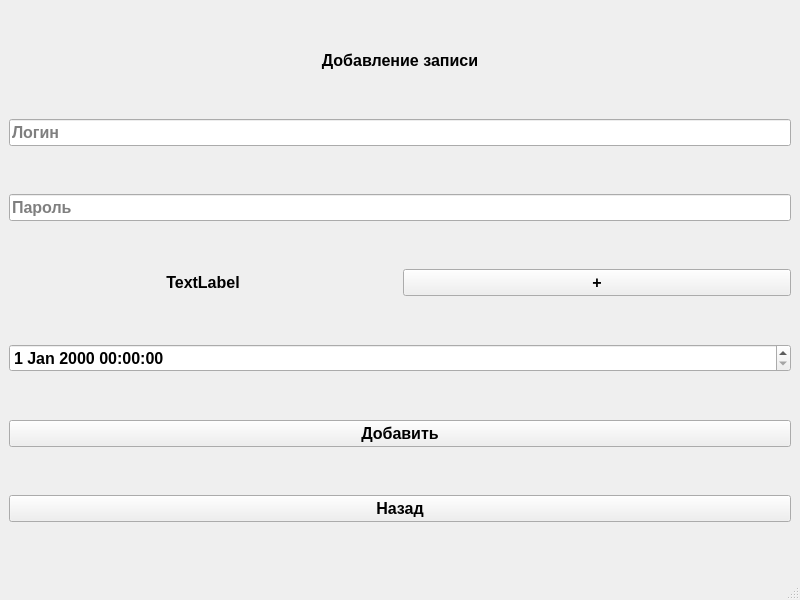
<?xml version="1.0" encoding="UTF-8"?>
<ui version="4.0">
 <class>MainWindow</class>
 <widget class="QMainWindow" name="MainWindow">
  <property name="geometry">
   <rect>
    <x>0</x>
    <y>0</y>
    <width>800</width>
    <height>600</height>
   </rect>
  </property>
  <property name="windowTitle">
   <string>MainWindow</string>
  </property>
  <widget class="QWidget" name="centralwidget">
   <property name="font">
    <font>
     <family>Yu Gothic UI</family>
     <pointsize>12</pointsize>
     <weight>75</weight>
     <bold>true</bold>
    </font>
   </property>
   <layout class="QVBoxLayout" name="verticalLayout">
    <item>
     <widget class="QLabel" name="label">
      <property name="maximumSize">
       <size>
        <width>16777215</width>
        <height>20</height>
       </size>
      </property>
      <property name="text">
       <string>&lt;html&gt;&lt;head/&gt;&lt;body&gt;&lt;p align=&quot;center&quot;&gt;Добавление записи&lt;/p&gt;&lt;/body&gt;&lt;/html&gt;</string>
      </property>
     </widget>
    </item>
    <item>
     <widget class="QLineEdit" name="lineEdit">
      <property name="placeholderText">
       <string>Логин</string>
      </property>
     </widget>
    </item>
    <item>
     <widget class="QLineEdit" name="lineEdit_2">
      <property name="placeholderText">
       <string>Пароль</string>
      </property>
     </widget>
    </item>
    <item>
     <layout class="QHBoxLayout" name="horizontalLayout">
      <item>
       <widget class="QLabel" name="label_2">
        <property name="text">
         <string>&lt;html&gt;&lt;head/&gt;&lt;body&gt;&lt;p align=&quot;center&quot;&gt;TextLabel&lt;/p&gt;&lt;/body&gt;&lt;/html&gt;</string>
        </property>
       </widget>
      </item>
      <item>
       <widget class="QPushButton" name="pushButton_3">
        <property name="text">
         <string>+</string>
        </property>
       </widget>
      </item>
     </layout>
    </item>
    <item>
     <widget class="QDateTimeEdit" name="dateTimeEdit"/>
    </item>
    <item>
     <widget class="QPushButton" name="pushButton">
      <property name="text">
       <string>Добавить</string>
      </property>
     </widget>
    </item>
    <item>
     <widget class="QPushButton" name="pushButton_2">
      <property name="text">
       <string>Назад</string>
      </property>
     </widget>
    </item>
   </layout>
  </widget>
  <widget class="QMenuBar" name="menubar">
   <property name="geometry">
    <rect>
     <x>0</x>
     <y>0</y>
     <width>800</width>
     <height>21</height>
    </rect>
   </property>
  </widget>
  <widget class="QStatusBar" name="statusbar"/>
 </widget>
 <resources/>
 <connections/>
</ui>
